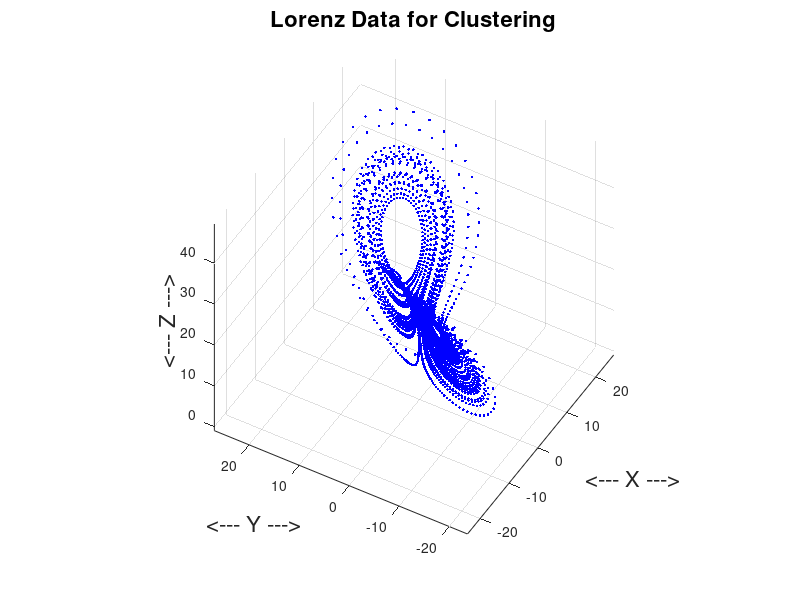
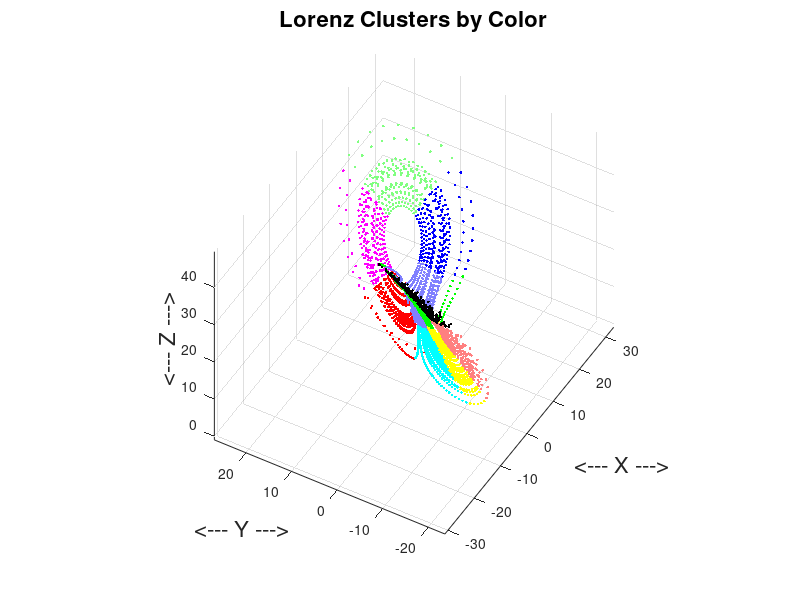

Here is the MATLAB script that generated these plots, in order:
function lorenz_cluster_test01 ( )

%*****************************************************************************80
%
%% LORENZ_CLUSTER_TEST01 clusters the Lorenz data.
%
%  Licensing:
%
%    This code is distributed under the GNU LGPL license.
%
%  Modified:
%
%    15 October 2013
%
%  Author:
%
%    John Burkardt
%
  fprintf ( 1, '\n' );
  fprintf ( 1, 'LORENZ_CLUSTER_TEST01\n' );
  fprintf ( 1, '  Cluster the Lorenz data.\n' );
%
%  Read the data, and trim the first component, which is time.
%
  x = load ( 'x_m3_n4001.txt' );
  x = x(:,2:4);

  [ n, m ] = size ( x );
  k = 10;

  fprintf ( 1, '\n' );
  fprintf ( 1, '  The data comprises N = %d points\n', n );
  fprintf ( 1, '  in M = %d dimensions. \n', m );
  fprintf ( 1, '  We will seek K = %d clusters.\n', k );
%
%  Display the raw data.
%
  figure ( 1 )

  plot3 ( x(:,1), x(:,2), x(:,3), ...
    'LineStyle', 'None', ...
    'Marker', '.', ...
    'MarkerEdgeColor', 'b' );

  xlabel ( '<--- X --->', 'Fontsize', 16 );
  ylabel ( '<--- Y --->', 'Fontsize', 16 );
  zlabel ( '<--- Z --->', 'Fontsize', 16 );
  title ( 'Lorenz Data for Clustering', 'Fontsize', 16 );
  grid on;
  axis equal;
  view ( -60, 45 );
  filename = 'x_m3_n4001.png';
  print ( '-dpng', filename );
  fprintf ( 1, '\n' );
  fprintf ( 1, '  Saved graphics file as "%s"\n', filename );
%
%  Cluster the data.
%
  opts = statset ( 'MaxIter', 200 );

  tic
  idx = kmeans ( x, k, 'Options', opts );
  value = toc;

  fprintf ( 1, '\n' );
  fprintf ( 1, '  MATLAB kmeans() clustered the data in %g seconds.\n', value );
%
%  Display the clustered data.
%
  figure ( 2 )
  hold on

  color = [ ...
    1.0, 0.0, 0.0; ...
    0.0, 1.0, 0.0; ...
    0.0, 0.0, 1.0; ...
    0.0, 1.0, 1.0; ...
    1.0, 0.0, 1.0; ...
    1.0, 1.0, 0.0; ...
    1.0, 0.5, 0.5; ...
    0.5, 1.0, 0.5; ...
    0.5, 0.5, 1.0; ...
    0.0, 0.0, 0.0 ];
   
  for c = 1 : k

    ic = find ( idx == c );

    plot3 ( x(ic,1), x(ic,2), x(ic,3), ...
      'LineStyle', 'None', ...
      'Marker', '.', ...
      'MarkerEdgeColor', color(c,1:3) );

  end

% plot3 ( x(:,1), x(:,2), x(:,3), ...
%     'LineStyle', 'None', ...
%     'Marker', '.', ...
%     'MarkerEdgeColor', color(idx,1:3) );

  xlabel ( '<--- X --->', 'Fontsize', 16 );
  ylabel ( '<--- Y --->', 'Fontsize', 16 );
  zlabel ( '<--- Z --->', 'Fontsize', 16 );
  title ( 'Lorenz Clusters by Color', 'Fontsize', 16 );
  grid on;
  axis equal;
  view ( -60, 45 )

  hold off

  filename = 'x_m3_n4001_k10.png';
  print ( '-dpng', filename );
  fprintf ( 1, '\n' );
  fprintf ( 1, '  Saved graphics file as "%s"\n', filename );
%
%  Compute the transition matrix.
%
  tmat = zeros ( k, k );

  for t = 1 : n - 1
    i = idx(t);
    j = idx(t+1);
    tmat(i,j) = tmat(i,j) + 1;
  end

  for i = 1 : k
    rsum = sum ( tmat(i,1:k) );
    tmat(i,1:k) = tmat(i,1:k) / rsum;
  end

  fprintf ( 1, '\n' );
  fprintf ( 1, '  Transition matrix:\n' );
  fprintf ( 1, '\n' );
  for i = 1 : k
    for j = 1 : k
      fprintf ( 1, '  %6.4f', tmat(i,j) );
    end
    fprintf ( 1, '\n' );
  end

  return
end
